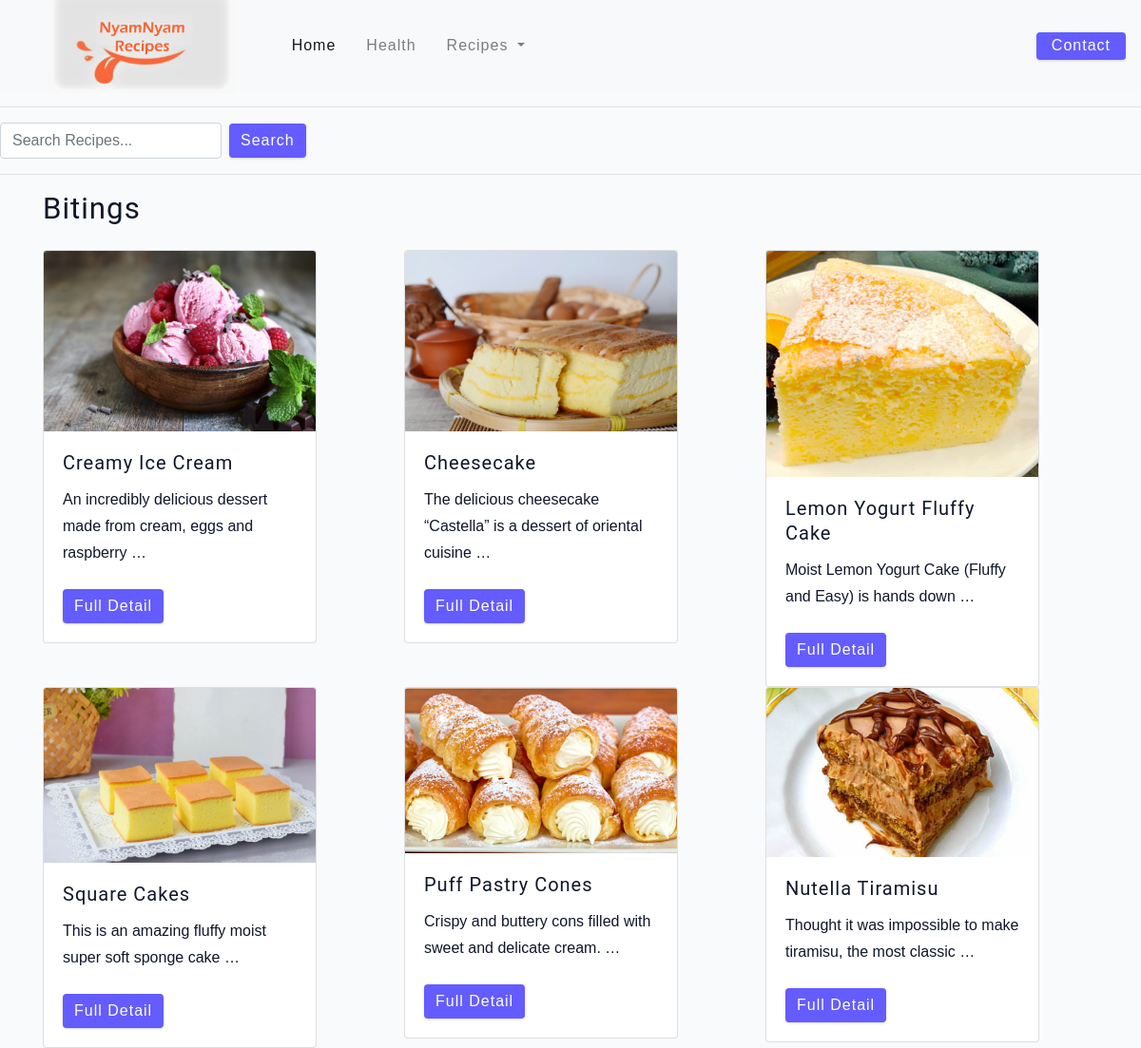
The app's page /bitings/ with its own data.
### recipes/models.py (models this page shows)
class Bitings(models.Model):
    Title = models.CharField(max_length=255)
    Image = models.ImageField(max_length=2083)
    Description = models.TextField()
    Instructions = models.TextField()
    Ingredients = models.TextField()
    PrepTime = models.CharField(max_length=5)
    CookTime = models.CharField(max_length=5)
    Servings = models.CharField(max_length=5)
    Price = models.FloatField()
    Quantity = models.IntegerField()

### recipes/views.py (the view)
# urls.py: path("bitings/", views.bitings, name="bitings"),
def bitings(request):
    bitings = Bitings.objects.all()
    context = {'bitings':bitings}
    return render(request, "bitings.html", context)

### templates/bitings.html
{% extends 'main.html' %}
{% load static %}
{% block content %}
    <h3>Bitings</h3>
    <div class="row">
        {% for bitings in bitings %}
            <div class =col>
                <div class="card" style="width: 18rem;">
                    <img src="{{ bitings.Image.url }}" class="card-img-top" alt="..."/>
                    <div class="card-body">
                        <h5 class="card-title">{{bitings.Title }}</h5>
                        <p class="card-text">{{ bitings.Description|truncatewords:10 }}</p>
                        <a href="{% url 'single_bitings' bitings.id %}" class="btn btn-primary">Full Detail</a>
                    </div>
                </div>
            </div>
        {% endfor %}
    </div>
{% endblock content %}

### static/css/main.css (style rules this page uses)
html { font-size: 100%; }
:root { --primary-100: #e2e0ff; --primary-200: #c1beff; --primary-300: #a29dff; --primary-400: #837dff; --primary-500: #645cff; --primary-600: #504acc; --primary-700: #3c3799; --primary-800: #282566; --primary-900: #141233; --grey-50: #f8fafc; --grey-100: #f1f5f9; --grey-200: #e2e8f0; --grey-300: #cbd5e1; --grey-400: #94a3b8; --grey-500: #64748b; --grey-600: #475569; --grey-700: #334155; --grey-800: #1e293b; --grey-900: #0f172a; --black: #222; --white: #fff; --red-light: #f8d7da; --red-dark: #842029; --green-light: #d1e7dd; --green-dark: #0f5132; --headingFont: 'Roboto', sans-serif; --bodyFont: 'Nunito', sans-serif; --smallText: 0.7em; --backgroundColor: var(--grey-50); --textColor: var(--grey-900); --borderRadius: 0.25rem; --letterSpacing: 1px; --transition: 0.3s ease-in-out all; --max-width: 1120px; --fixed-width: 600px; --shadow-1: 0 1px 3px 0 rgba(0, 0, 0, 0.1), 0 1px 2px 0 rgba(0, 0, 0, 0.06); --shadow-2: 0 4px 6px -1px rgba(0, 0, 0, 0.1), 0 2px 4px -1px rgba(0, 0, 0, 0.06); --shadow-3: 0 10px 15px -3px rgba(0, 0, 0, 0.1), 0 4px 6px -2px rgba(0, 0, 0, 0.05); --shadow-4: 0 20px 25px -5px rgba(0, 0, 0, 0.1), 0 10px 10px -5px rgba(0, 0, 0, 0.04); }
body { background: var(--backgroundColor); font-family: var(--bodyFont); font-weight: 400; line-height: 1.75; color: var(--textColor); }
p { margin-top: 0; margin-bottom: 1.5rem; max-width: 40em; }
h1, h2, h3, h4, h5 { margin: 0; margin-bottom: 1.38rem; font-family: var(--headingFont); font-weight: 400; line-height: 1.3; text-transform: capitalize; letter-spacing: var(--letterSpacing); }
h3 { font-size: 1.953rem; }
h5 { font-size: 1.25rem; }
a { text-decoration: none; }
.btn { cursor: pointer; color: var(--white); background: var(--primary-500); border: transparent; border-radius: var(--borderRadius); letter-spacing: var(--letterSpacing); padding: 0.375rem 0.75rem; box-shadow: var(--shadow-1); transition: var(--transtion); text-transform: capitalize; display: inline-block; }
::placeholder { font-family: inherit; color: var(--grey-400); }

### records on screen
Bitings: Image (picture), Title "Creamy Ice Cream", Description "An incredibly delicious dessert made from cream, eggs and raspberry …"
Bitings: Image (picture), Title "Cheesecake", Description "The delicious cheesecake “Castella” is a dessert of oriental cuisine …"
Bitings: Image (picture), Title "Lemon Yogurt Fluffy Cake", Description "Moist Lemon Yogurt Cake (Fluffy and Easy) is hands down …"
Bitings: Image (picture), Title "Square Cakes", Description "This is an amazing fluffy moist super soft sponge cake …"
Bitings: Image (picture), Title "Puff Pastry Cones", Description "Crispy and buttery cons filled with sweet and delicate cream. …"
Bitings: Image (picture), Title "Nutella Tiramisu", Description "Thought it was impossible to make tiramisu, the most classic …"
